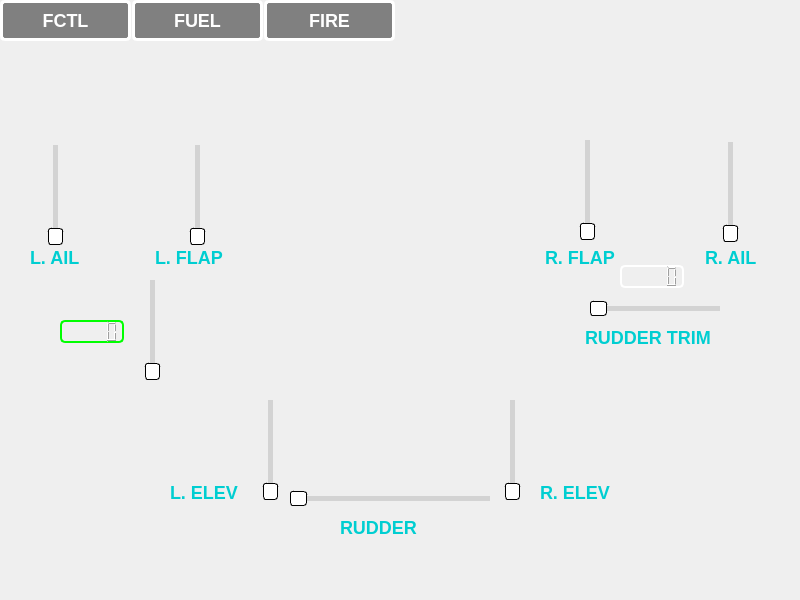
<?xml version="1.0" encoding="UTF-8"?>
<ui version="4.0">
 <class>FormEICAS</class>
 <widget class="QWidget" name="FormEICAS">
  <property name="geometry">
   <rect>
    <x>0</x>
    <y>0</y>
    <width>800</width>
    <height>600</height>
   </rect>
  </property>
  <property name="windowTitle">
   <string>Window A</string>
  </property>
  <property name="styleSheet">
   <string notr="true">background-image: url(:/~/Documents/ProgParallel_Projectva/images/FCTL_EICAS.jpg);
background-repeat: no-repeat;
background-position: center;
background-size: contain;</string>
  </property>
  <widget class="QSlider" name="SliderB">
   <property name="geometry">
    <rect>
     <x>175</x>
     <y>145</y>
     <width>45</width>
     <height>100</height>
    </rect>
   </property>
   <property name="styleSheet">
    <string notr="true">QSlider {
    background: transparent; /* Hacer el fondo general transparente */
}

QSlider::groove:horizontal {
    background: lightgray; /* Color de la barra de recorrido horizontal */
    height: 5px; /* Grosor de la barra de recorrido horizontal */
    margin: 0px; /* Eliminar márgenes */
}

QSlider::handle:horizontal {
    background: white; /* Color del botón horizontal */
    border: 1px solid black; /* Borde del botón horizontal */
    width: 15px; /* Ancho del botón horizontal */
    margin: -5px 0; /* Ajustar la posición vertical del botón */
    border-radius: 3px; /* Bordes redondeados opcionales */
}

QSlider::groove:vertical {
    background: lightgray; /* Color de la barra de recorrido vertical */
    width: 5px; /* Grosor de la barra de recorrido vertical */
    margin: 0px; /* Eliminar márgenes */
}

QSlider::handle:vertical {
    background: white; /* Color del botón vertical */
    border: 1px solid black; /* Borde del botón vertical */
    height: 15px; /* Altura del botón vertical */
    margin: 0 -5px; /* Ajustar la posición horizontal del botón */
    border-radius: 3px; /* Bordes redondeados opcionales */
}

QSlider::add-page:horizontal, QSlider::sub-page:horizontal,
QSlider::add-page:vertical, QSlider::sub-page:vertical {
    background: transparent; /* Hacer las páginas (antes y después del botón) transparentes */
}

QSlider::tick-line:horizontal, QSlider::tick-line:vertical {
    background: transparent; /* Hacer las líneas de las marcas transparentes */
}

QSlider::tick:horizontal, QSlider::tick:vertical {
    background: transparent; /* Hacer las marcas transparentes */
}</string>
   </property>
   <property name="orientation">
    <enum>Qt::Vertical</enum>
   </property>
  </widget>
  <widget class="QSlider" name="SliderA">
   <property name="geometry">
    <rect>
     <x>33</x>
     <y>145</y>
     <width>45</width>
     <height>100</height>
    </rect>
   </property>
   <property name="styleSheet">
    <string notr="true">QSlider {
    background: transparent; /* Hacer el fondo general transparente */
}

QSlider::groove:horizontal {
    background: lightgray; /* Color de la barra de recorrido horizontal */
    height: 5px; /* Grosor de la barra de recorrido horizontal */
    margin: 0px; /* Eliminar márgenes */
}

QSlider::handle:horizontal {
    background: white; /* Color del botón horizontal */
    border: 1px solid black; /* Borde del botón horizontal */
    width: 15px; /* Ancho del botón horizontal */
    margin: -5px 0; /* Ajustar la posición vertical del botón */
    border-radius: 3px; /* Bordes redondeados opcionales */
}

QSlider::groove:vertical {
    background: lightgray; /* Color de la barra de recorrido vertical */
    width: 5px; /* Grosor de la barra de recorrido vertical */
    margin: 0px; /* Eliminar márgenes */
}

QSlider::handle:vertical {
    background: white; /* Color del botón vertical */
    border: 1px solid black; /* Borde del botón vertical */
    height: 15px; /* Altura del botón vertical */
    margin: 0 -5px; /* Ajustar la posición horizontal del botón */
    border-radius: 3px; /* Bordes redondeados opcionales */
}

QSlider::add-page:horizontal, QSlider::sub-page:horizontal,
QSlider::add-page:vertical, QSlider::sub-page:vertical {
    background: transparent; /* Hacer las páginas (antes y después del botón) transparentes */
}

QSlider::tick-line:horizontal, QSlider::tick-line:vertical {
    background: transparent; /* Hacer las líneas de las marcas transparentes */
}

QSlider::tick:horizontal, QSlider::tick:vertical {
    background: transparent; /* Hacer las marcas transparentes */
}</string>
   </property>
   <property name="orientation">
    <enum>Qt::Vertical</enum>
   </property>
  </widget>
  <widget class="QSlider" name="Slider_C">
   <property name="geometry">
    <rect>
     <x>565</x>
     <y>140</y>
     <width>45</width>
     <height>100</height>
    </rect>
   </property>
   <property name="styleSheet">
    <string notr="true">QSlider {
    background: transparent; /* Hacer el fondo general transparente */
}

QSlider::groove:horizontal {
    background: lightgray; /* Color de la barra de recorrido horizontal */
    height: 5px; /* Grosor de la barra de recorrido horizontal */
    margin: 0px; /* Eliminar márgenes */
}

QSlider::handle:horizontal {
    background: white; /* Color del botón horizontal */
    border: 1px solid black; /* Borde del botón horizontal */
    width: 15px; /* Ancho del botón horizontal */
    margin: -5px 0; /* Ajustar la posición vertical del botón */
    border-radius: 3px; /* Bordes redondeados opcionales */
}

QSlider::groove:vertical {
    background: lightgray; /* Color de la barra de recorrido vertical */
    width: 5px; /* Grosor de la barra de recorrido vertical */
    margin: 0px; /* Eliminar márgenes */
}

QSlider::handle:vertical {
    background: white; /* Color del botón vertical */
    border: 1px solid black; /* Borde del botón vertical */
    height: 15px; /* Altura del botón vertical */
    margin: 0 -5px; /* Ajustar la posición horizontal del botón */
    border-radius: 3px; /* Bordes redondeados opcionales */
}

QSlider::add-page:horizontal, QSlider::sub-page:horizontal,
QSlider::add-page:vertical, QSlider::sub-page:vertical {
    background: transparent; /* Hacer las páginas (antes y después del botón) transparentes */
}

QSlider::tick-line:horizontal, QSlider::tick-line:vertical {
    background: transparent; /* Hacer las líneas de las marcas transparentes */
}

QSlider::tick:horizontal, QSlider::tick:vertical {
    background: transparent; /* Hacer las marcas transparentes */
}</string>
   </property>
   <property name="orientation">
    <enum>Qt::Vertical</enum>
   </property>
  </widget>
  <widget class="QSlider" name="Slider_D">
   <property name="geometry">
    <rect>
     <x>708</x>
     <y>142</y>
     <width>45</width>
     <height>100</height>
    </rect>
   </property>
   <property name="styleSheet">
    <string notr="true">QSlider {
    background: transparent; /* Hacer el fondo general transparente */
}

QSlider::groove:horizontal {
    background: lightgray; /* Color de la barra de recorrido horizontal */
    height: 5px; /* Grosor de la barra de recorrido horizontal */
    margin: 0px; /* Eliminar márgenes */
}

QSlider::handle:horizontal {
    background: white; /* Color del botón horizontal */
    border: 1px solid black; /* Borde del botón horizontal */
    width: 15px; /* Ancho del botón horizontal */
    margin: -5px 0; /* Ajustar la posición vertical del botón */
    border-radius: 3px; /* Bordes redondeados opcionales */
}

QSlider::groove:vertical {
    background: lightgray; /* Color de la barra de recorrido vertical */
    width: 5px; /* Grosor de la barra de recorrido vertical */
    margin: 0px; /* Eliminar márgenes */
}

QSlider::handle:vertical {
    background: white; /* Color del botón vertical */
    border: 1px solid black; /* Borde del botón vertical */
    height: 15px; /* Altura del botón vertical */
    margin: 0 -5px; /* Ajustar la posición horizontal del botón */
    border-radius: 3px; /* Bordes redondeados opcionales */
}

QSlider::add-page:horizontal, QSlider::sub-page:horizontal,
QSlider::add-page:vertical, QSlider::sub-page:vertical {
    background: transparent; /* Hacer las páginas (antes y después del botón) transparentes */
}

QSlider::tick-line:horizontal, QSlider::tick-line:vertical {
    background: transparent; /* Hacer las líneas de las marcas transparentes */
}

QSlider::tick:horizontal, QSlider::tick:vertical {
    background: transparent; /* Hacer las marcas transparentes */
}</string>
   </property>
   <property name="orientation">
    <enum>Qt::Vertical</enum>
   </property>
  </widget>
  <widget class="QSlider" name="Slider_E">
   <property name="geometry">
    <rect>
     <x>248</x>
     <y>400</y>
     <width>45</width>
     <height>100</height>
    </rect>
   </property>
   <property name="styleSheet">
    <string notr="true">QSlider {
    background: transparent; /* Hacer el fondo general transparente */
}

QSlider::groove:horizontal {
    background: lightgray; /* Color de la barra de recorrido horizontal */
    height: 5px; /* Grosor de la barra de recorrido horizontal */
    margin: 0px; /* Eliminar márgenes */
}

QSlider::handle:horizontal {
    background: white; /* Color del botón horizontal */
    border: 1px solid black; /* Borde del botón horizontal */
    width: 15px; /* Ancho del botón horizontal */
    margin: -5px 0; /* Ajustar la posición vertical del botón */
    border-radius: 3px; /* Bordes redondeados opcionales */
}

QSlider::groove:vertical {
    background: lightgray; /* Color de la barra de recorrido vertical */
    width: 5px; /* Grosor de la barra de recorrido vertical */
    margin: 0px; /* Eliminar márgenes */
}

QSlider::handle:vertical {
    background: white; /* Color del botón vertical */
    border: 1px solid black; /* Borde del botón vertical */
    height: 15px; /* Altura del botón vertical */
    margin: 0 -5px; /* Ajustar la posición horizontal del botón */
    border-radius: 3px; /* Bordes redondeados opcionales */
}

QSlider::add-page:horizontal, QSlider::sub-page:horizontal,
QSlider::add-page:vertical, QSlider::sub-page:vertical {
    background: transparent; /* Hacer las páginas (antes y después del botón) transparentes */
}

QSlider::tick-line:horizontal, QSlider::tick-line:vertical {
    background: transparent; /* Hacer las líneas de las marcas transparentes */
}

QSlider::tick:horizontal, QSlider::tick:vertical {
    background: transparent; /* Hacer las marcas transparentes */
}</string>
   </property>
   <property name="orientation">
    <enum>Qt::Vertical</enum>
   </property>
  </widget>
  <widget class="QSlider" name="Slider_F">
   <property name="geometry">
    <rect>
     <x>490</x>
     <y>400</y>
     <width>45</width>
     <height>100</height>
    </rect>
   </property>
   <property name="styleSheet">
    <string notr="true">QSlider {
    background: transparent; /* Hacer el fondo general transparente */
}

QSlider::groove:horizontal {
    background: lightgray; /* Color de la barra de recorrido horizontal */
    height: 5px; /* Grosor de la barra de recorrido horizontal */
    margin: 0px; /* Eliminar márgenes */
}

QSlider::handle:horizontal {
    background: white; /* Color del botón horizontal */
    border: 1px solid black; /* Borde del botón horizontal */
    width: 15px; /* Ancho del botón horizontal */
    margin: -5px 0; /* Ajustar la posición vertical del botón */
    border-radius: 3px; /* Bordes redondeados opcionales */
}

QSlider::groove:vertical {
    background: lightgray; /* Color de la barra de recorrido vertical */
    width: 5px; /* Grosor de la barra de recorrido vertical */
    margin: 0px; /* Eliminar márgenes */
}

QSlider::handle:vertical {
    background: white; /* Color del botón vertical */
    border: 1px solid black; /* Borde del botón vertical */
    height: 15px; /* Altura del botón vertical */
    margin: 0 -5px; /* Ajustar la posición horizontal del botón */
    border-radius: 3px; /* Bordes redondeados opcionales */
}

QSlider::add-page:horizontal, QSlider::sub-page:horizontal,
QSlider::add-page:vertical, QSlider::sub-page:vertical {
    background: transparent; /* Hacer las páginas (antes y después del botón) transparentes */
}

QSlider::tick-line:horizontal, QSlider::tick-line:vertical {
    background: transparent; /* Hacer las líneas de las marcas transparentes */
}

QSlider::tick:horizontal, QSlider::tick:vertical {
    background: transparent; /* Hacer las marcas transparentes */
}</string>
   </property>
   <property name="orientation">
    <enum>Qt::Vertical</enum>
   </property>
  </widget>
  <widget class="QSlider" name="Slider_ha">
   <property name="geometry">
    <rect>
     <x>290</x>
     <y>490</y>
     <width>200</width>
     <height>16</height>
    </rect>
   </property>
   <property name="styleSheet">
    <string notr="true">QSlider {
    background: transparent; /* Hacer el fondo general transparente */
}

QSlider::groove:horizontal {
    background: lightgray; /* Color de la barra de recorrido horizontal */
    height: 5px; /* Grosor de la barra de recorrido horizontal */
    margin: 0px; /* Eliminar márgenes */
}

QSlider::handle:horizontal {
    background: white; /* Color del botón horizontal */
    border: 1px solid black; /* Borde del botón horizontal */
    width: 15px; /* Ancho del botón horizontal */
    margin: -5px 0; /* Ajustar la posición vertical del botón */
    border-radius: 3px; /* Bordes redondeados opcionales */
}

QSlider::groove:vertical {
    background: lightgray; /* Color de la barra de recorrido vertical */
    width: 5px; /* Grosor de la barra de recorrido vertical */
    margin: 0px; /* Eliminar márgenes */
}

QSlider::handle:vertical {
    background: white; /* Color del botón vertical */
    border: 1px solid black; /* Borde del botón vertical */
    height: 15px; /* Altura del botón vertical */
    margin: 0 -5px; /* Ajustar la posición horizontal del botón */
    border-radius: 3px; /* Bordes redondeados opcionales */
}

QSlider::add-page:horizontal, QSlider::sub-page:horizontal,
QSlider::add-page:vertical, QSlider::sub-page:vertical {
    background: transparent; /* Hacer las páginas (antes y después del botón) transparentes */
}

QSlider::tick-line:horizontal, QSlider::tick-line:vertical {
    background: transparent; /* Hacer las líneas de las marcas transparentes */
}

QSlider::tick:horizontal, QSlider::tick:vertical {
    background: transparent; /* Hacer las marcas transparentes */
}</string>
   </property>
   <property name="orientation">
    <enum>Qt::Horizontal</enum>
   </property>
  </widget>
  <widget class="QSlider" name="Slider_hb">
   <property name="geometry">
    <rect>
     <x>590</x>
     <y>300</y>
     <width>130</width>
     <height>16</height>
    </rect>
   </property>
   <property name="styleSheet">
    <string notr="true">QSlider {
    background: transparent; /* Hacer el fondo general transparente */
}

QSlider::groove:horizontal {
    background: lightgray; /* Color de la barra de recorrido horizontal */
    height: 5px; /* Grosor de la barra de recorrido horizontal */
    margin: 0px; /* Eliminar márgenes */
}

QSlider::handle:horizontal {
    background: white; /* Color del botón horizontal */
    border: 1px solid black; /* Borde del botón horizontal */
    width: 15px; /* Ancho del botón horizontal */
    margin: -5px 0; /* Ajustar la posición vertical del botón */
    border-radius: 3px; /* Bordes redondeados opcionales */
}

QSlider::groove:vertical {
    background: lightgray; /* Color de la barra de recorrido vertical */
    width: 5px; /* Grosor de la barra de recorrido vertical */
    margin: 0px; /* Eliminar márgenes */
}

QSlider::handle:vertical {
    background: white; /* Color del botón vertical */
    border: 1px solid black; /* Borde del botón vertical */
    height: 15px; /* Altura del botón vertical */
    margin: 0 -5px; /* Ajustar la posición horizontal del botón */
    border-radius: 3px; /* Bordes redondeados opcionales */
}

QSlider::add-page:horizontal, QSlider::sub-page:horizontal,
QSlider::add-page:vertical, QSlider::sub-page:vertical {
    background: transparent; /* Hacer las páginas (antes y después del botón) transparentes */
}

QSlider::tick-line:horizontal, QSlider::tick-line:vertical {
    background: transparent; /* Hacer las líneas de las marcas transparentes */
}

QSlider::tick:horizontal, QSlider::tick:vertical {
    background: transparent; /* Hacer las marcas transparentes */
}</string>
   </property>
   <property name="orientation">
    <enum>Qt::Horizontal</enum>
   </property>
  </widget>
  <widget class="QSlider" name="Slider_G">
   <property name="geometry">
    <rect>
     <x>130</x>
     <y>280</y>
     <width>45</width>
     <height>100</height>
    </rect>
   </property>
   <property name="styleSheet">
    <string notr="true">QSlider {
    background: transparent; /* Hacer el fondo general transparente */
}

QSlider::groove:horizontal {
    background: lightgray; /* Color de la barra de recorrido horizontal */
    height: 5px; /* Grosor de la barra de recorrido horizontal */
    margin: 0px; /* Eliminar márgenes */
}

QSlider::handle:horizontal {
    background: white; /* Color del botón horizontal */
    border: 1px solid black; /* Borde del botón horizontal */
    width: 15px; /* Ancho del botón horizontal */
    margin: -5px 0; /* Ajustar la posición vertical del botón */
    border-radius: 3px; /* Bordes redondeados opcionales */
}

QSlider::groove:vertical {
    background: lightgray; /* Color de la barra de recorrido vertical */
    width: 5px; /* Grosor de la barra de recorrido vertical */
    margin: 0px; /* Eliminar márgenes */
}

QSlider::handle:vertical {
    background: white; /* Color del botón vertical */
    border: 1px solid black; /* Borde del botón vertical */
    height: 15px; /* Altura del botón vertical */
    margin: 0 -5px; /* Ajustar la posición horizontal del botón */
    border-radius: 3px; /* Bordes redondeados opcionales */
}

QSlider::add-page:horizontal, QSlider::sub-page:horizontal,
QSlider::add-page:vertical, QSlider::sub-page:vertical {
    background: transparent; /* Hacer las páginas (antes y después del botón) transparentes */
}

QSlider::tick-line:horizontal, QSlider::tick-line:vertical {
    background: transparent; /* Hacer las líneas de las marcas transparentes */
}

QSlider::tick:horizontal, QSlider::tick:vertical {
    background: transparent; /* Hacer las marcas transparentes */
}</string>
   </property>
   <property name="orientation">
    <enum>Qt::Vertical</enum>
   </property>
  </widget>
  <widget class="QLCDNumber" name="lcdNumber_a">
   <property name="geometry">
    <rect>
     <x>60</x>
     <y>320</y>
     <width>64</width>
     <height>23</height>
    </rect>
   </property>
   <property name="styleSheet">
    <string notr="true">QLCDNumber {
    background-color: black; /* Fondo negro oscuro */
	background: transparent;
    color: #00ff00; /* Color verde brillante típico de LCD */
    border: 2px solid #00ff00; /* Borde verde brillante */
    border-radius: 5px; /* Bordes ligeramente redondeados */
    padding: 5px; /* Espacio alrededor del número */
    font-family: &quot;Monospace&quot;; /* Fuente monoespaciada para un aspecto digital */
    font-size: 20px; /* Tamaño de la fuente (ajusta según necesidad) */
    /* Efecto de resplandor (glow) sutil */
    box-shadow: 0 0 10px rgba(0, 255, 0, 0.5); /* Resplandor verde */
}</string>
   </property>
  </widget>
  <widget class="QLCDNumber" name="lcdNumber_b">
   <property name="geometry">
    <rect>
     <x>620</x>
     <y>265</y>
     <width>64</width>
     <height>23</height>
    </rect>
   </property>
   <property name="styleSheet">
    <string notr="true">QLCDNumber {
    background-color: black; /* Fondo negro oscuro */
	background: transparent;
    color: #00ff00; /* Color verde brillante típico de LCD */
    border: 2px solid #ffffff; /* Borde verde brillante */
    border-radius: 5px; /* Bordes ligeramente redondeados */
    padding: 5px; /* Espacio alrededor del número */
    font-family: &quot;Monospace&quot;; /* Fuente monoespaciada para un aspecto digital */
    font-size: 20px; /* Tamaño de la fuente (ajusta según necesidad) */
    /* Efecto de resplandor (glow) sutil */
    box-shadow: 0 0 10px rgba(0, 255, 0, 0.5); /* Resplandor verde */
}</string>
   </property>
  </widget>
  <widget class="QPushButton" name="pushButton_FCTL">
   <property name="geometry">
    <rect>
     <x>0</x>
     <y>0</y>
     <width>131</width>
     <height>41</height>
    </rect>
   </property>
   <property name="styleSheet">
    <string notr="true">QPushButton {
    background-color: gray; /* Fondo completamente gris */
	background: gray;;
    color: white; /* Letra blanca */
    font-weight: bold; /* Letra en negrita */
    font-size: 18px; /* Tamaño de la letra (ajusta según necesidad) */
    border: 3px solid white; /* Borde grueso blanco (ajusta el grosor) */
    border-radius: 5px; /* Bordes ligeramente redondeados (opcional) */
    padding: 5px 15px; /* Espacio interno alrededor del texto (ajusta según necesidad) */
}</string>
   </property>
   <property name="text">
    <string>FCTL</string>
   </property>
  </widget>
  <widget class="QPushButton" name="pushButton_FUEL">
   <property name="geometry">
    <rect>
     <x>132</x>
     <y>0</y>
     <width>131</width>
     <height>41</height>
    </rect>
   </property>
   <property name="styleSheet">
    <string notr="true">QPushButton {
    background-color: gray; /* Fondo completamente gris */
	background: gray;;
    color: white; /* Letra blanca */
    font-weight: bold; /* Letra en negrita */
    font-size: 18px; /* Tamaño de la letra (ajusta según necesidad) */
    border: 3px solid white; /* Borde grueso blanco (ajusta el grosor) */
    border-radius: 5px; /* Bordes ligeramente redondeados (opcional) */
    padding: 5px 15px; /* Espacio interno alrededor del texto (ajusta según necesidad) */
}</string>
   </property>
   <property name="text">
    <string>FUEL</string>
   </property>
  </widget>
  <widget class="QPushButton" name="pushButton_FIRE">
   <property name="geometry">
    <rect>
     <x>264</x>
     <y>0</y>
     <width>131</width>
     <height>41</height>
    </rect>
   </property>
   <property name="styleSheet">
    <string notr="true">QPushButton {
    background-color: gray; /* Fondo completamente gris */
	background: gray;;
    color: white; /* Letra blanca */
    font-weight: bold; /* Letra en negrita */
    font-size: 18px; /* Tamaño de la letra (ajusta según necesidad) */
    border: 3px solid white; /* Borde grueso blanco (ajusta el grosor) */
    border-radius: 5px; /* Bordes ligeramente redondeados (opcional) */
    padding: 5px 15px; /* Espacio interno alrededor del texto (ajusta según necesidad) */
}</string>
   </property>
   <property name="text">
    <string>FIRE</string>
   </property>
  </widget>
  <widget class="QLabel" name="label_R">
   <property name="geometry">
    <rect>
     <x>340</x>
     <y>520</y>
     <width>87</width>
     <height>15</height>
    </rect>
   </property>
   <property name="styleSheet">
    <string notr="true">QLabel {
    color: #00CED1; /* Azul turquesa (puedes ajustar el código de color) */
    font-weight: bold; /* Hace la letra más gruesa (negrita) */
    font-size: 18px; /* Tamaño de la letra (ajusta según necesites) */
    background: transparent; /* Hace el fondo transparente */
    border: none; /* Elimina el borde */
}</string>
   </property>
   <property name="text">
    <string>RUDDER</string>
   </property>
  </widget>
  <widget class="QLabel" name="label_RF">
   <property name="geometry">
    <rect>
     <x>545</x>
     <y>250</y>
     <width>87</width>
     <height>15</height>
    </rect>
   </property>
   <property name="styleSheet">
    <string notr="true">QLabel {
    color: #00CED1; /* Azul turquesa (puedes ajustar el código de color) */
    font-weight: bold; /* Hace la letra más gruesa (negrita) */
    font-size: 18px; /* Tamaño de la letra (ajusta según necesites) */
    background: transparent; /* Hace el fondo transparente */
    border: none; /* Elimina el borde */
}</string>
   </property>
   <property name="text">
    <string>R. FLAP</string>
   </property>
  </widget>
  <widget class="QLabel" name="label_LF">
   <property name="geometry">
    <rect>
     <x>155</x>
     <y>250</y>
     <width>87</width>
     <height>15</height>
    </rect>
   </property>
   <property name="styleSheet">
    <string notr="true">QLabel {
    color: #00CED1; /* Azul turquesa (puedes ajustar el código de color) */
    font-weight: bold; /* Hace la letra más gruesa (negrita) */
    font-size: 18px; /* Tamaño de la letra (ajusta según necesites) */
    background: transparent; /* Hace el fondo transparente */
    border: none; /* Elimina el borde */
}</string>
   </property>
   <property name="text">
    <string>L. FLAP</string>
   </property>
  </widget>
  <widget class="QLabel" name="label_RA">
   <property name="geometry">
    <rect>
     <x>705</x>
     <y>250</y>
     <width>87</width>
     <height>15</height>
    </rect>
   </property>
   <property name="styleSheet">
    <string notr="true">QLabel {
    color: #00CED1; /* Azul turquesa (puedes ajustar el código de color) */
    font-weight: bold; /* Hace la letra más gruesa (negrita) */
    font-size: 18px; /* Tamaño de la letra (ajusta según necesites) */
    background: transparent; /* Hace el fondo transparente */
    border: none; /* Elimina el borde */
}</string>
   </property>
   <property name="text">
    <string>R. AIL</string>
   </property>
  </widget>
  <widget class="QLabel" name="label_LA">
   <property name="geometry">
    <rect>
     <x>30</x>
     <y>250</y>
     <width>87</width>
     <height>15</height>
    </rect>
   </property>
   <property name="styleSheet">
    <string notr="true">QLabel {
    color: #00CED1; /* Azul turquesa (puedes ajustar el código de color) */
    font-weight: bold; /* Hace la letra más gruesa (negrita) */
    font-size: 18px; /* Tamaño de la letra (ajusta según necesites) */
    background: transparent; /* Hace el fondo transparente */
    border: none; /* Elimina el borde */
}</string>
   </property>
   <property name="text">
    <string>L. AIL</string>
   </property>
  </widget>
  <widget class="QLabel" name="label_RT">
   <property name="geometry">
    <rect>
     <x>585</x>
     <y>330</y>
     <width>147</width>
     <height>15</height>
    </rect>
   </property>
   <property name="styleSheet">
    <string notr="true">QLabel {
    color: #00CED1; /* Azul turquesa (puedes ajustar el código de color) */
    font-weight: bold; /* Hace la letra más gruesa (negrita) */
    font-size: 18px; /* Tamaño de la letra (ajusta según necesites) */
    background: transparent; /* Hace el fondo transparente */
    border: none; /* Elimina el borde */
}</string>
   </property>
   <property name="text">
    <string>RUDDER TRIM</string>
   </property>
  </widget>
  <widget class="QLabel" name="label_LE">
   <property name="geometry">
    <rect>
     <x>170</x>
     <y>485</y>
     <width>87</width>
     <height>15</height>
    </rect>
   </property>
   <property name="styleSheet">
    <string notr="true">QLabel {
    color: #00CED1; /* Azul turquesa (puedes ajustar el código de color) */
    font-weight: bold; /* Hace la letra más gruesa (negrita) */
    font-size: 18px; /* Tamaño de la letra (ajusta según necesites) */
    background: transparent; /* Hace el fondo transparente */
    border: none; /* Elimina el borde */
}</string>
   </property>
   <property name="text">
    <string>L. ELEV</string>
   </property>
  </widget>
  <widget class="QLabel" name="label_RE">
   <property name="geometry">
    <rect>
     <x>540</x>
     <y>485</y>
     <width>87</width>
     <height>15</height>
    </rect>
   </property>
   <property name="styleSheet">
    <string notr="true">QLabel {
    color: #00CED1; /* Azul turquesa (puedes ajustar el código de color) */
    font-weight: bold; /* Hace la letra más gruesa (negrita) */
    font-size: 18px; /* Tamaño de la letra (ajusta según necesites) */
    background: transparent; /* Hace el fondo transparente */
    border: none; /* Elimina el borde */
}</string>
   </property>
   <property name="text">
    <string>R. ELEV</string>
   </property>
  </widget>
 </widget>
 <resources>
  <include location="images/images.qrc"/>
 </resources>
 <connections/>
</ui>
